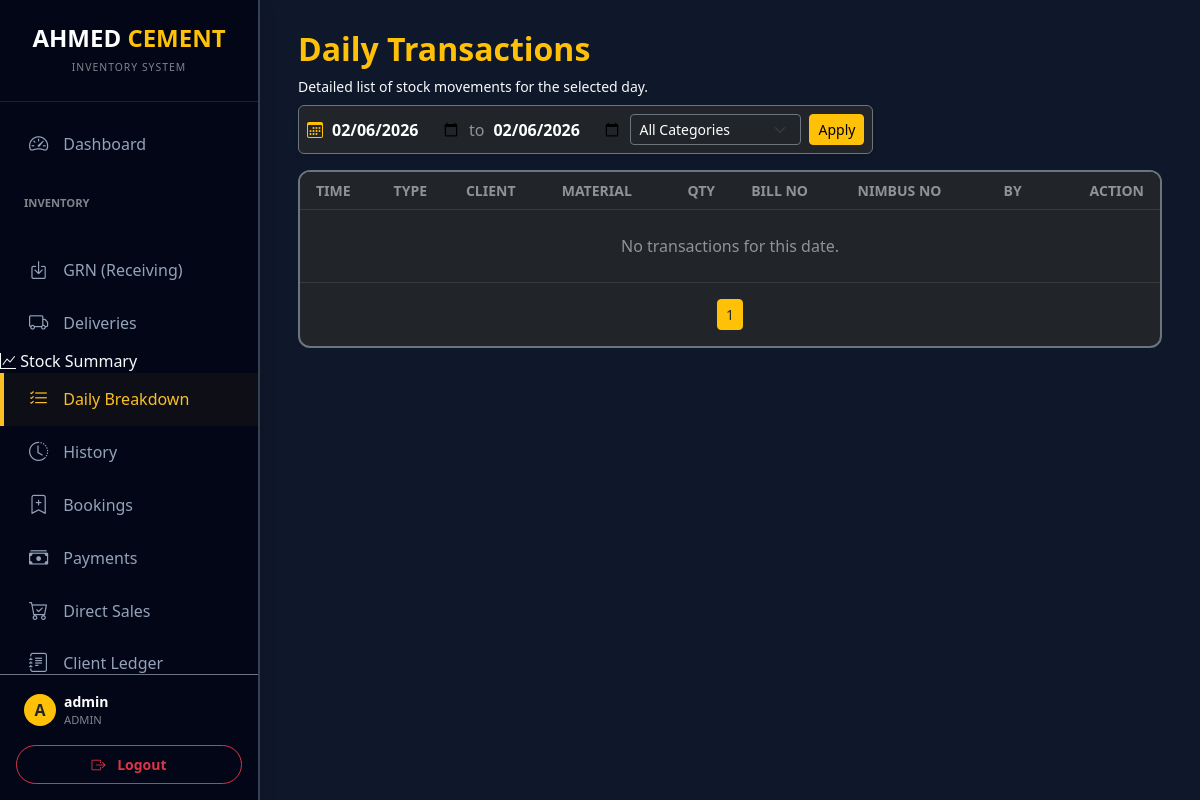
The page /daily_transactions (signed in) on the database its author committed.
### models.py (models this page shows)
class User(UserMixin, db.Model):
    id = db.Column(db.Integer, primary_key=True)
    username = db.Column(db.String(80), unique=True, nullable=False)
    password_hash = db.Column(db.String(200))
    role = db.Column(db.String(20), default='user')  # 'admin' or 'user'
    can_view_stock = db.Column(db.Boolean, default=True)
    can_view_daily = db.Column(db.Boolean, default=True)
    can_view_history = db.Column(db.Boolean, default=True)
    can_import_export = db.Column(db.Boolean, default=False)
    can_manage_directory = db.Column(db.Boolean, default=False)
    restrict_backdated_edit = db.Column(db.Boolean, default=False)

### blueprints/inventory.py (the view)
@inventory_bp.route('/daily_transactions')
@login_required
def daily_transactions():
    date_from = request.args.get('date_from') or request.args.get('date') or date.today().strftime('%Y-%m-%d')
    date_to = request.args.get('date_to') or date_from
    category = request.args.get('category', '').strip()
    page = request.args.get('page', 1, type=int)
    per_page = 50  # Increased for better visibility
    q = Entry.query.filter(Entry.date >= date_from, Entry.date <= date_to)
    if category:
        q = q.filter(Entry.client_category == category)
    entries_pagination = q.order_by(Entry.date.desc(), Entry.time.desc()).paginate(page=page, per_page=per_page)
    materials = Material.query.all()
    from models import Client, PendingBill
    categories = sorted(list({c.category for c in Client.query.all() if c.category}))
    if 'Cash' not in categories:
        categories.insert(0, 'Cash')
    bill_numbers = [e.bill_no for e in entries_pagination.items if e.bill_no]
    pending_photos = {b.bill_no: b.photo_url for b in PendingBill.query.filter(PendingBill.bill_no.in_(bill_numbers), PendingBill.photo_url != '').all()}
    return render_template('daily_transactions.html',
                           entries=entries_pagination.items,
                           pagination=entries_pagination,
                           sel_date=date_from,
                           date_from=date_from,
                           date_to=date_to,
                           category_filter=category,
                           materials=materials,
                           categories=categories,
                           pending_photos=pending_photos)

### main.py (called while the page is built)
@login_manager.user_loader
def load_user(user_id):
    return db.session.get(User, int(user_id))

### templates/daily_transactions.html (shortened to what this page needs)
{% extends "layout.html" %}
{% block content %}
<div class="d-flex flex-wrap justify-content-between align-items-start mb-3 gap-2">
    <div>
        <h2 class="fw-bold text-warning">Daily Transactions</h2>
        <p class="text-light small mb-0">Detailed list of stock movements for the selected day.</p>
    </div>
    <div class="bg-dark border border-secondary rounded p-2 d-flex align-items-center shadow-sm">
        <i class="bi bi-calendar3 me-2 text-warning"></i>
        <input type="date" id="dateFrom" value="{{ date_from or sel_date }}" class="border-0 fw-bold text-white bg-transparent" style="outline: none; min-width: 130px;">
        <span class="mx-2 text-white-50">to</span>
        <input type="date" id="dateTo" value="{{ date_to or sel_date }}" class="border-0 fw-bold text-white bg-transparent" style="outline: none; min-width: 130px;">
        <select id="categoryFilter" class="form-select form-select-sm bg-dark text-white border-secondary ms-2">
            <option value="">All Categories</option>
        </select>
        <button class="btn btn-sm btn-warning ms-2 " onclick="applyDateFilter()">Apply</button>
    </div>
</div>
<div class="card bg-dark border-secondary mb-4 overflow-hidden" style="border-radius: 12px; border: 2px solid #334155;">
    <div class="table-responsive">
        <table class="table table-dark table-hover mb-0 align-middle">
            <thead class="small text-uppercase" style="background: #0f172a;">
                <tr>
                    <th class="ps-3 text-white-50">Time</th>
                    <th class="text-white-50">Type</th>
                    <th class="text-white-50">Client</th>
                    <th class="text-white-50">Material</th>
                    <th class="text-white-50">Qty</th>
                    <th class="text-white-50">Bill No</th>
                    <th class="text-white-50">Nimbus No</th>
                    <th class="text-white-50">By</th>
                    <th class="text-end pe-3 text-white-50">Action</th>
                </tr>
            </thead>
            <tbody>
                {% if not entries %}
                <tr><td colspan="9" class="text-center py-4 text-white-50">No transactions for this date.</td></tr>
                {% endif %}
            </tbody>
        </table>
    </div>
    {% if pagination %}
    <div class="card-footer bg-transparent border-0 py-3">
        <nav>
            <ul class="pagination pagination-sm justify-content-center mb-0">
                <li class="page-item active"><span class="page-link bg-warning border-warning text-dark">{{ pagination.page }}</span></li>
            </ul>
        </nav>
    </div>
    {% endif %}
</div>
{% endblock %}

### templates/layout.html (shortened to what this page needs)
<!DOCTYPE html>
<html lang="en">
<head>
    <link href="https://cdn.jsdelivr.net/npm/bootstrap@5.3.0/dist/css/bootstrap.min.css" rel="stylesheet">
    <link rel="stylesheet" href="https://cdn.jsdelivr.net/npm/bootstrap-icons@1.10.0/font/bootstrap-icons.css">
    <link rel="stylesheet" href="https://cdn.jsdelivr.net/npm/flatpickr/dist/flatpickr.min.css">
    <link rel="stylesheet" href="https://cdn.jsdelivr.net/npm/flatpickr/dist/themes/dark.css">
</head>
<body>
{% if current_user.is_authenticated %}
    <div class="sidebar shadow" id="sidebar">
        <div class="p-4 text-center border-bottom border-secondary border-opacity-25">
            <h4 class="fw-bold text-white mb-0">AHMED <span class="text-warning">CEMENT</span></h4>
            <small class="text-white-50 text-uppercase" style="font-size: 0.65rem; letter-spacing: 1px;">Inventory System</small>
        </div>
        <div class="sidebar-nav-container">
            <nav class="py-3">
                <a href="/" class="nav-link {{ 'active' if request.path == '/' }}" onclick="closeSidebar()">
                    <i class="bi bi-speedometer2"></i> Dashboard
                </a>
                <div class="text-white-50 small fw-bold px-4 mt-4 mb-2 text-uppercase" style="font-size: 0.7rem;">Inventory</div>
                {% if current_user.can_view_stock or current_user.role == 'admin' %}
                <a href="/stock_summary" class="nav-link {{ 'active' if request.path == '/stock_summary' }}" onclick="closeSidebar()">
                <a href="/grn" class="nav-link {{ 'active' if request.path == '/grn' }}" onclick="closeSidebar()">
                    <i class="bi bi-box-arrow-in-down"></i> GRN (Receiving)
                </a>
                <a href="/deliveries" class="nav-link {{ 'active' if request.path == '/deliveries' }}" onclick="closeSidebar()">
                    <i class="bi bi-truck"></i> Deliveries
                </a>
                    <i class="bi bi-graph-up"></i> Stock Summary
                </a>
                {% endif %}
                {% if current_user.can_view_daily or current_user.role == 'admin' %}
                <a href="/daily_transactions" class="nav-link {{ 'active' if request.path == '/daily_transactions' }}" onclick="closeSidebar()">
                    <i class="bi bi-list-check"></i> Daily Breakdown
                </a>
                {% endif %}
                {% if current_user.can_view_history or current_user.role == 'admin' %}
                <a href="/tracking" class="nav-link {{ 'active' if request.path == '/tracking' }}" onclick="closeSidebar()">
                    <i class="bi bi-clock-history"></i> History
                </a>
                <a href="/bookings" class="nav-link {{ 'active' if request.path == '/bookings' }}" onclick="closeSidebar()">
                    <i class="bi bi-bookmark-plus"></i> Bookings
                </a>
                <a href="/payments" class="nav-link {{ 'active' if request.path == '/payments' }}" onclick="closeSidebar()">
                    <i class="bi bi-cash-stack"></i> Payments
                </a>
                <a href="/direct_sales" class="nav-link {{ 'active' if request.path == '/direct_sales' }}" onclick="closeSidebar()">
                    <i class="bi bi-cart-check"></i> Direct Sales
                </a>
                <a href="/clients" class="nav-link {{ 'active' if request.path.startswith('/ledger') or request.path == '/clients' }}" onclick="closeSidebar()">
                    <i class="bi bi-journal-text"></i> Client Ledger
                </a>
                {% endif %}
            </nav>
        </div>
        <div class="p-3 border-top border-secondary">
            <div class="d-flex align-items-center mb-3 px-2">
                <div class="bg-warning rounded-circle me-2 d-flex align-items-center justify-content-center text-dark fw-bold" style="width: 32px; height: 32px; flex-shrink: 0;">
                    {{ current_user.username[0]|upper }}
                </div>
                <div class="overflow-hidden">
                    <div class="text-white fw-bold small text-truncate">{{ current_user.username }}</div>
                    <div class="text-white-50 x-small" style="font-size: 0.7rem;">{{ current_user.role|upper }}</div>
                </div>
            </div>
            <a href="/logout" class="btn btn-outline-danger w-100 btn-sm fw-bold py-2 rounded-pill">
                <i class="bi bi-box-arrow-right me-2"></i> Logout
            </a>
        </div>
    </div>
{% endif %}
<div class="main-content {{ 'ms-0' if not current_user.is_authenticated }}">
    <div class="container-fluid px-0 px-sm-2">
        {% block content %}{% endblock %}
    </div>
</div>
</body>
</html>

### templates/layout.html (style rules this page uses)
:root { --sidebar-width: 260px; --bg-dark: #0f172a; --card-bg: #1e293b; --accent: #fbbf24; --sidebar-bg: #020617; }
body { background-color: var(--bg-dark); color: #f8fafc; font-family: 'Segoe UI', Roboto, Helvetica, Arial, sans-serif; overflow-x: hidden; margin: 0; }
.sidebar { width: var(--sidebar-width); height: 100vh; position: fixed; background: var(--sidebar-bg); border-right: 2px solid #334155; transition: all 0.3s; z-index: 1050; left: 0; top: 0; display: flex; flex-direction: column; }
.sidebar-nav-container { flex-grow: 1; overflow-y: auto; scrollbar-width: thin; scrollbar-color: #334155 transparent; }
.main-content { margin-left: var(--sidebar-width); padding: 30px; min-height: 100vh; transition: all 0.3s; }
.nav-link { color: #94a3b8; padding: 12px 25px; display: flex; align-items: center; font-weight: 500; border-left: 4px solid transparent; transition: 0.2s; text-decoration: none; }
.nav-link:hover, .nav-link.active { color: var(--accent); background: rgba(251, 191, 36, 0.05); border-left: 4px solid var(--accent); }
.nav-link i { font-size: 1.2rem; margin-right: 15px; }

### rows shown on the page
User: username "A", username "admin", role "ADMIN"

### other values the page prints
{{ pagination.page }} "1"
